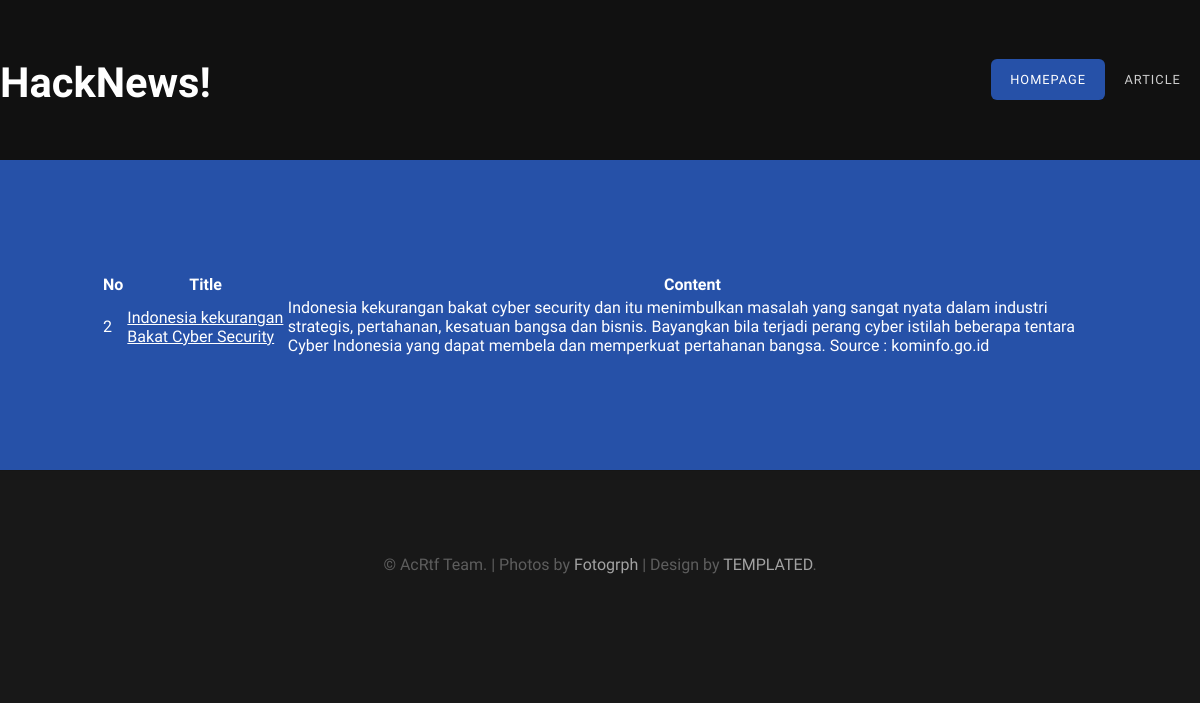
The page /app/article.php?id=2 on the database its author committed.
### tables this page shows
CREATE TABLE `article` (
  `id` int(11) NOT NULL,
  `title` varchar(1500) NOT NULL,
  `text` text NOT NULL
);

### app/article.php (the view, shortened to what this page needs)
<?php
	include 'config.php';
?>
<html xmlns="http://www.w3.org/1999/xhtml">
<head>
<link href="default.css" rel="stylesheet" type="text/css" media="all" />
<link href="fonts.css" rel="stylesheet" type="text/css" media="all" />
</head>
<body>
<div id="header-wrapper-article">
	<div id="header" class="container">
		<div id="logo">
			<h1><a href="#">HackNews!</a></h1>
		</div>
		<div id="menu">
			<ul>
				<li class="active"><a href="index.php" accesskey="1" title="">Homepage</a></li>
				<li><a href="#" accesskey="2" title="">Article</a></li>
			</ul>
		</div>
	</div>
</div>
<div id="welcome">
	<div class="container">
	<table border="0">
		<tr>
			<th>No</th>
			<th>Title</th>
			<th>Content</th>
		</tr>
		<?php
		if(isset($_GET['id'])){
			$id = $_GET['id'];
			$data = mysqli_query($conn, "select * from article where id = " . $id) or die(mysqli_error($conn));
		} else{
			$data = mysqli_query($conn, "select * from article") or die(mysqli_error($conn));
		}
		while($d = mysqli_fetch_assoc($data)){
			$id = $d['id'];
		?>
		<tr>
			<td><?php echo $id; ?></td>
			<td><a href="article.php?id=<?php echo $id;?>"><?php echo $d['title']; ?></a></td>
			<td><?php echo $d['text']; ?></td>
		</tr>
		<?php } ?>
	</table>
	</div>
</div>
<div id="copyright" class="container">
	<p>&copy; AcRtf Team. | Photos by <a href="http://fotogrph.com/">Fotogrph</a> | Design by <a href="http://templated.co" rel="nofollow">TEMPLATED</a>.</p>
</div>
</body>
</html>

### app/default.css (style rules this page uses)
html, body { height: 100%; }
body { margin: 0px; padding: 0px; background: #181818; font-family: 'Didact Gothic', sans-serif; font-size: 12pt; font-weight: 200; color: #FFF; }
h1, h2, h3 { margin: 0; padding: 0; }
p, ol, ul { margin-top: 0; }
ol, ul { padding: 0; list-style: none; }
p { line-height: 180%; }
a { color: #ee0000; }
.container { overflow: hidden; margin: 0em auto; width: 1200px; }
#header-wrapper-article { position: relative; padding: 0em 0em 0em 0em; background: #111111; background-size: cover; }
#header { position: relative; padding: 5em 0em; }
#logo { position: absolute; top: 3.6em; left: 0; }
#logo h1 { font-size: 2.6em; color: #79C255; }
#logo a { text-decoration: none; color: rgba(255,255,255,1); }
#menu { position: absolute; top: 4.5em; right: 0; }
#menu ul { display: inline-block; }
#menu li { display: block; float: left; text-align: center; }
#menu li a, #menu li span { padding: 1em 1.5em; letter-spacing: 1px; text-decoration: none; text-transform: uppercase; font-size: 0.8em; color: rgba(255,255,255,0.80); }
#menu .active a { background: #2651a8; border-radius: 6px; color: rgba(255,255,255,1); }
#copyright { overflow: hidden; padding: 5em 0em; border-top: 1px solid rgba(0,0,0,0.08); }
#copyright p { text-align: center; font-size: 1em; color: rgba(255,255,255,0.3); }
#copyright a { text-decoration: none; color: rgba(255,255,255,0.6); }
#welcome { position: relative; padding: 7em 0em 7em 0em; background: #2651a8; background-size: cover; text-align: center; }
#welcome .container { width: 1000px; padding: 0px 100px; color: rgba(255,255,255,0.8); }
#welcome a { color: rgba(255,255,255,1); }

### rows shown on the page
article: id "2", title "Indonesia kekurangan Bakat Cyber Security", text "Indonesia kekurangan bakat cyber security dan itu menimbulkan masalah yang sangat nyata dalam industri strategis, pertahanan, kesatuan bangsa dan bisnis. Bayangkan bila terjadi perang cyber istilah beberapa tentara Cyber Indonesia yang dapat membela dan memperkuat pertahanan bangsa. Source : kominfo.go.id"
